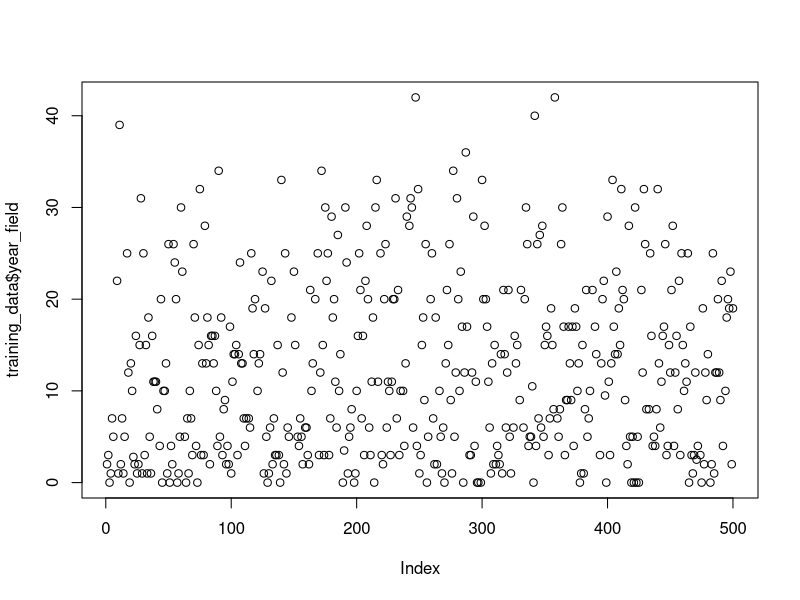
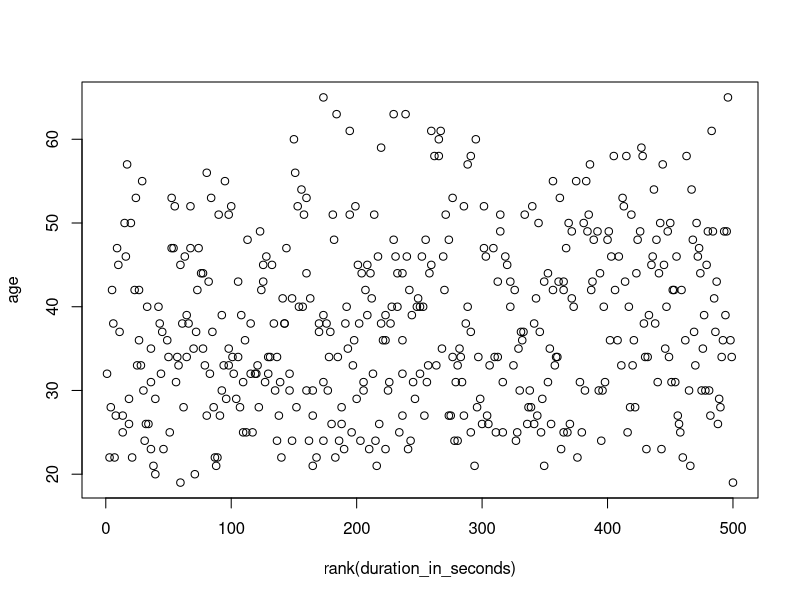
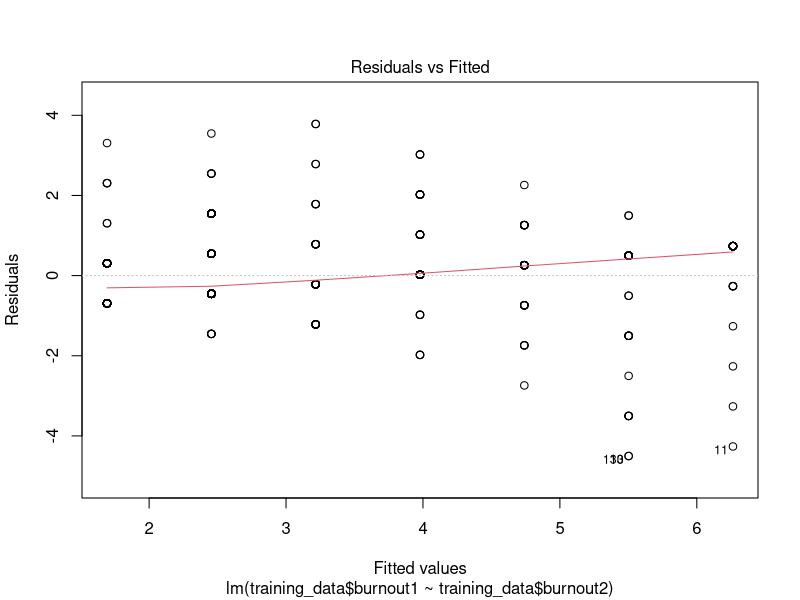
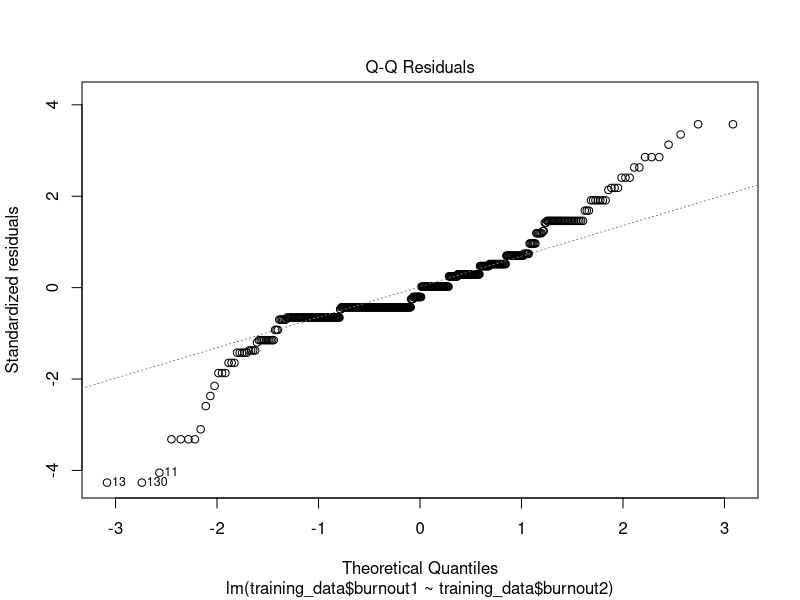
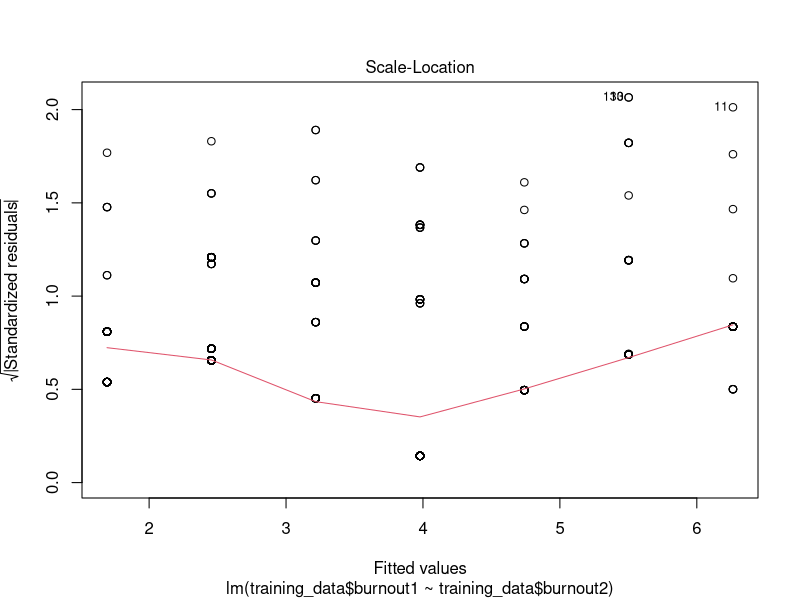
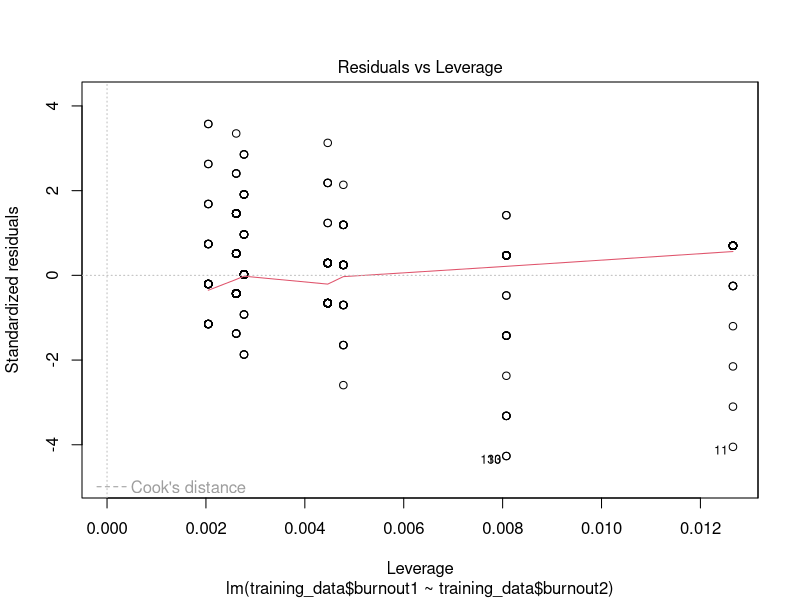
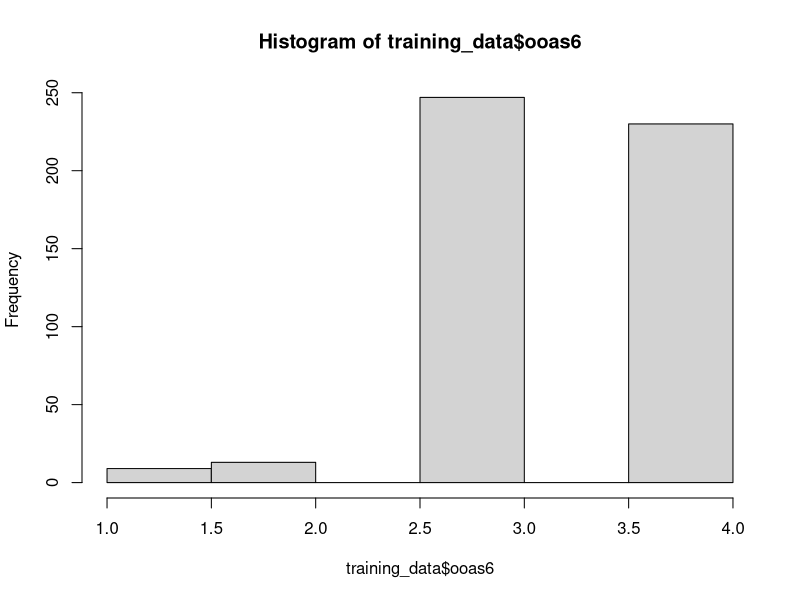
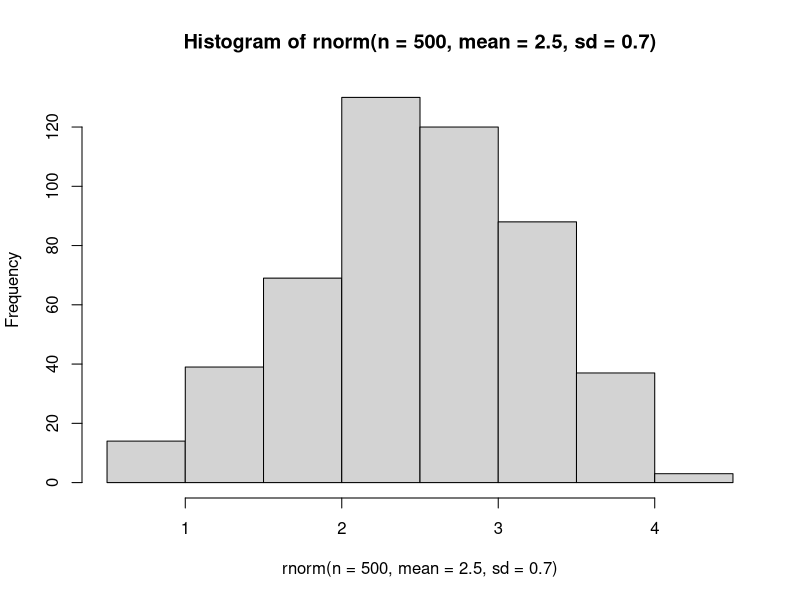

These charts were generated, in order, by the following R code:
## ---- chunk 1
# Use if you have never ran any R code using {readr} or {tidyverse}
# packages <- c("readr", "tidyverse")
# install.packages(packages)
## ---- chunk 2
library(readr)
library(tidyverse)
## ---- chunk 3
training_data <- read_csv("data/training-scales.csv")
## ---- chunk 4
training_data
## ---- chunk 5
View(training_data)
## ---- chunk 6
# Glimpse lets you do just that. You can get a broad overview of the size of the data, column names, data types, and the first few rows.
glimpse(training_data)

# Dim gives you the dimensions--numbers of rows and columns--in the data. This is especially useful when you need to check that a transformation didn't change your dataset in a way you didn't intend.
dim(training_data)
training_data <- training_data %>% mutate(leo = as_factor(leo))
# Summary is a common function you will use a lot. For a dataset/data frame, if gives you basic information about each column, based on it's type.
# Numeric - For columns of numbers, it gives you minimum, maximum, mean, and 25th and 7th quartiles.
# Data - Same as for numeric columns, but minimum corresponds to earlier (longer ago), and maximum is more recent.
# Character - Only shows that it is a character type.
# Category - For categorical/ordinal variables, each level/category is displayed and the count in that level is provided.
summary(training_data)

# Finaly, the head and tail functions give you the first/last 10 rows. You can even change the number of rows it gives you by providing an `n = ` with the number of rows you want.
head(training_data) ;tail(training_data, n = 3)
## ---- chunk 7
# Single variable Plot
# The $ is called an atomic operator. You can select a smaller piece of a larger object with it. In this case, the data `training_data` is the large object, and column `year_field` is the smaller object.
plot(training_data$year_field)

# Bivariate Scatter Plot
# Here `with` tells R which object to use, then you only supply plot with the columns of interest. 
#`rank` transforms the `duration_in_seconds` column into a rank ordered variable.
with(training_data, 
     plot(rank(duration_in_seconds), age)
     )
# `lm` performs and OLS linear regression, and `plot` produces summary plots.
plot(
  lm(training_data$burnout1 ~ training_data$burnout2)
  )
## ---- chunk 8
# This is an unattractive histogram of one of the variables from our dataset. 
hist(training_data$ooas6)

# This will generate a histogram of a random normal distribution.
hist(
  # `rnorm` produces n random draws that requires two moments: mean and standard deviation. 
  rnorm(
    # The number of draws
    n = 500,
    # The mean, or average, which is where a normal distribution is centred.
    mean = 2.5, 
    # The standard deviation, or spread of a distribution. We'll talk about it more shortly.
    sd = .7)
)

## ---- chunk 9
training_data %>% 
  summarise(duration_mean = mean(duration_in_seconds),
            duration_sd = sd(duration_in_seconds),
            burnout1_mean = mean(burnout1),
            burnout1_sd = sd(burnout1))

## ---- chunk 10
training_data %>% 
  summarise(duration_mean = mean(duration_in_seconds),
            duration_sd = sd(duration_in_seconds),
            burnout1_mean = mean(burnout1, na.rm = TRUE),
            burnout1_sd = sd(burnout1, na.rm = TRUE))
## ---- chunk 11
training_data %>% 
  group_by(leo) %>% 
  summarise(duration_mean = mean(duration_in_seconds),
            duration_sd = sd(duration_in_seconds),
            burnout1_mean = mean(burnout1, na.rm = TRUE),
            burnout1_sd = sd(burnout1, na.rm = TRUE))
## ---- chunk 12
x <- seq(1:10)
x

median(x)

quantile(x)

7.75-3.25
IQR(x)

## ---- chunk 13
training_data %>% 
  pivot_longer(burnout1:burnout9) %>% 
  
  group_by(name) %>% 
  summarize(mean = mean(value, na.rm = TRUE),
            sd = sd(value, na.rm = TRUE),
            med = median(value, na.rm = TRUE),
            IQR = IQR(value, na.rm = TRUE))
## ---- chunk 14
sum(complete.cases(training_data))

sum(is.na(training_data))

sum(!is.na(training_data))

missing_pct <- function(data){
  # The total count of missing data
  sum(is.na(data))/
    # count of all data (missing + non-missing)
    (sum(is.na(data)+!is.na(data)))
}

missing_pct(training_data)
## ---- chunk 15
# Data always comes first. The symbol here is the pipe. We'll talk about it later in more depth.
training_data %>% 
  # For every plot, you have to have a canvas. the `ggplot` function is your canvas.
  ggplot() +
  # Now we tell R that we what points on top of our canvas.
  geom_point(
    # aes stands for "Aesthetic"; what do we want our points made of?
    aes(
      # Here we assign variables to each axis.
      x = age, 
      y = year_field))
## ---- chunk 16
training_data %>% 
  ggplot() +
  # Here we've added the color argument inside the `aes` function.
  geom_point(aes(x = age, y = year_field, color = factor(leo)))
## ---- chunk 17
training_data %>% 
  ggplot() +
  geom_point(aes(x = age, y = year_field, color = factor(leo))) +
  # `facet_wrap` is useful to separate single plots into multiple facets.
  facet_wrap(~ leo)
## ---- chunk 18
training_data %>% 
  ggplot() +
  # Because bar charts display counts, only a single variable is required.
  geom_bar(aes(x = gend))
## ---- chunk 19
training_data %>% 
  ggplot() +
  geom_bar(aes(x = gend)) +
  # Now we add the same line of code as above.
  facet_wrap(~ leo)
## ---- chunk 20
training_data %>% 
  ggplot() +
  geom_bar(aes(x = gend, fill = gend)) +
  facet_wrap(~ leo) +
  coord_flip()
## ---- chunk 21
training_data %>% 
  ggplot() +
  # Here I've gone ahead and added color to make it more interesting.
  geom_boxplot(aes(x = ethnicity, y = age, fill = ethnicity))
## ---- chunk 22
training_data %>% 
  ggplot() +
  geom_violin(aes(x = ethnicity, y = age, fill = ethnicity))
## ---- chunk 23
training_data %>% 
  ggplot() +
  geom_violin(aes(x = ethnicity, y = age, fill = ethnicity)) +
  geom_boxplot(aes(x = ethnicity, y = age), width = .3)
## ---- chunk 24
training_data %>% 
  ggplot(aes(x = ethnicity, y = age)) +
  geom_violin(aes(fill = ethnicity)) +
  geom_boxplot(width = .3)
## ---- chunk 25
# Wrangle data
training_data %>% 
  filter(!is.na(ethnicity)) %>% 
  mutate(long = case_when(
    duration_in_seconds <= 900 ~ "Less than 15 Minutes",
    duration_in_seconds > 900 ~ "Greater than 15 Minutes"
  )) %>% 
  
  # Plot data
  ggplot(aes(x = ethnicity, y = age)) +
  geom_violin(aes(fill = ethnicity)) +
  geom_jitter(alpha = .3) +
  geom_boxplot(width = .3) +
  cowplot::theme_cowplot() + 
  ggtitle("Distribution of Age by Ethnicity",
          subtitle = "Faceted by how long it took for participants to complete the survey.") +
  labs(x = "Participants' Reported Ethnicity",
       y = "Participants' Age in Years",
       caption = "This graph uses jitter to spread age data out for interpretability of data points.") +
  theme(legend.position = "none") + 
  facet_wrap(~ long,
             strip.position = 'bottom',
             scales = "free"
             )
  
  
## ---- chunk 26
sessionInfo()
